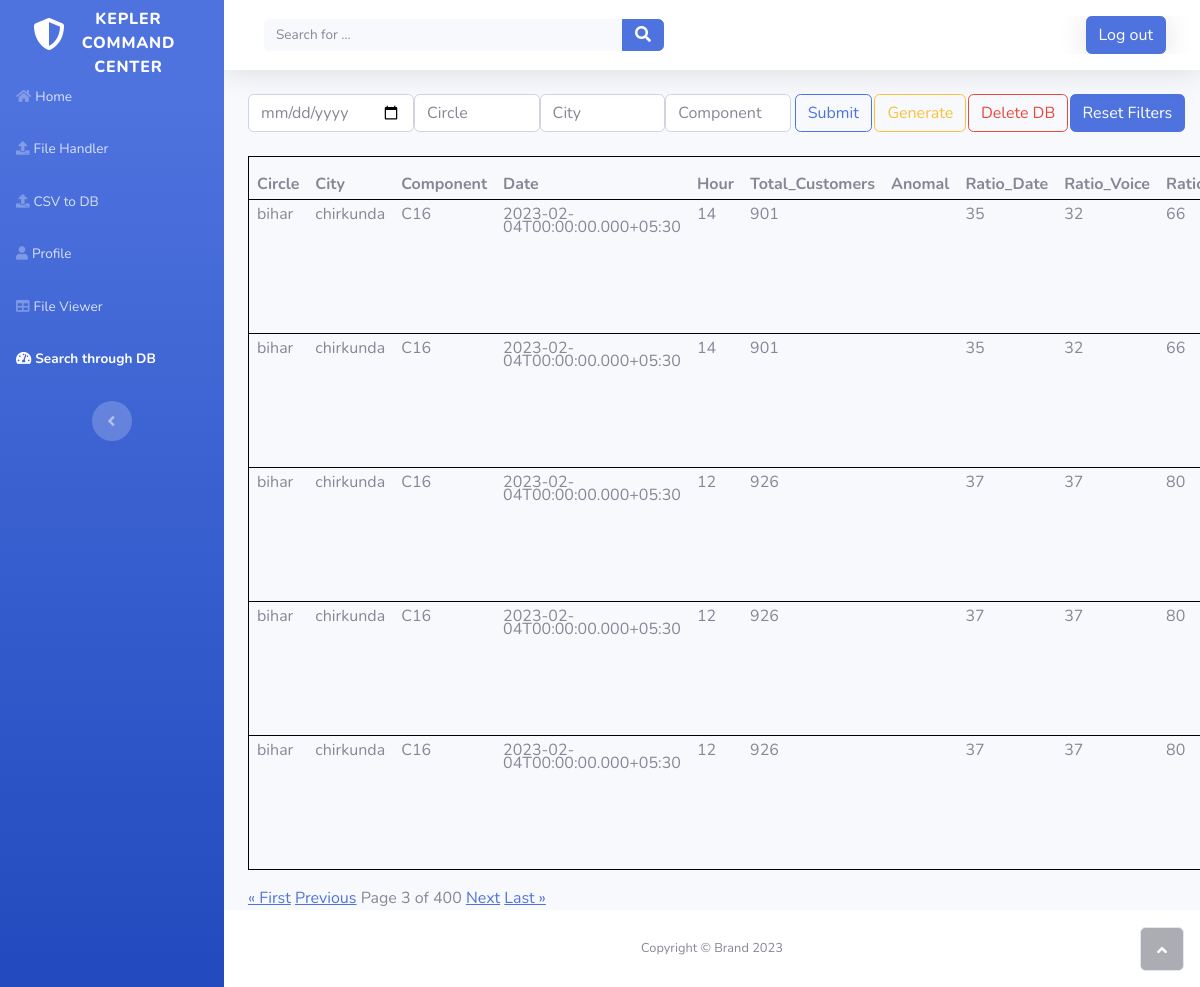
Screenshot of /sales/?page=3 (signed in) with the database file from the repository.
### home/models.py (models this page shows, shortened)
class CovertedToDB(models.Model):
    Monitering_Date=models.DateField(auto_now=False,null=True,blank=True,auto_now_add=False)
    user_name = models.ForeignKey(User,on_delete=models.CASCADE,null=True,blank=True)
    Circle=models.CharField(max_length=100,null=True,blank=True)
    City=models.CharField(max_length=100,null=True,blank=True)
    Component=models.CharField(max_length=100,null=True,blank=True)
    Date=models.CharField(max_length=100,null=True,blank=True)
    Hour=models.IntegerField(null=True,blank=True)
    Total_Customers=models.IntegerField(null=True,blank=True)
    Anomal=models.CharField(max_length=100,null=True,blank=True)
    Ratio_Date=models.IntegerField(null=True,blank=True)
    Ratio_Voice=models.IntegerField(null=True,blank=True)
    Ratio_HSI=models.IntegerField(null=True,blank=True)
    cluster_issue=models.CharField(max_length=100,null=True,blank=True)
    Data_Volume=models.IntegerField(null=True,blank=True)
    Data_Volume_Formula=models.IntegerField(null=True,blank=True)
    Data_Volume_mean=models.IntegerField(null=True,blank=True)
    Data_Volume_std=models.IntegerField(null=True,blank=True)
    Voice_Affected_Users=models.IntegerField(null=True,blank=True)
    Voice_Affected_Users_Formula=models.IntegerField(null=True,blank=True)
    Voice_Affected_Users_mean=models.IntegerField(null=True,blank=True)
    Voice_Affected_Users_std=models.IntegerField(null=True,blank=True)
    HSI_Affected_Users=models.IntegerField(null=True,blank=True)
    HSI_Affected_Users_Formula=models.IntegerField(null=True,blank=True)
    HSI_Affected_Users_mean=models.IntegerField(null=True,blank=True)
    HSI_Affected_Users_std=models.IntegerField(null=True,blank=True)
    Data_Change=models.FloatField(null=True,blank=True)
    Voice_Change=models.FloatField(null=True,blank=True)
    HSI_Change=models.FloatField(null=True,blank=True)
    num_grids=models.IntegerField(null=True,blank=True)
    num_cells=models.IntegerField(null=True,blank=True)
    num_sectors=models.IntegerField(null=True,blank=True)
    Indoor_Freqency_850=models.IntegerField(null=True,blank=True)
    Indoor_Freqency_1800=models.IntegerField(null=True,blank=True)
    Indoor_Freqency_2300=models.IntegerField(null=True,blank=True)
    prb_20=models.IntegerField(null=True,blank=True)
    prb_70_90=models.IntegerField(null=True,blank=True)
    prb_90=models.IntegerField(null=True,blank=True)
    prb_20_per=models.FloatField(null=True,blank=True)
    prb_70_90_per=models.FloatField(null=True,blank=True)
    prb_90_per=models.FloatField(null=True,blank=True)
    area=models.FloatField(null=True,blank=True)
    month=models.IntegerField(null=True,blank=True)
    week=models.IntegerField(null=True,blank=True)
    total_users_data_complaints=models.IntegerField(null=True,blank=True)
    total_users_vvm_complaints=models.IntegerField(null=True,blank=True)
    total_users_covergae_complaints=models.IntegerField(null=True,blank=True)
    total_users_other_complaints=models.IntegerField(null=True,blank=True)
    totla_upc_generated=models.IntegerField(null=True,blank=True)
    Polygon=models.CharField(max_length=100,null=True,blank=True)
    lat=models.FloatField(null=True,blank=True)
    lon=models.FloatField(null=True,blank=True)
    class Meta:
        verbose_name_plural = "CovertedToDB"

### home/views.py (the view, shortened to what this page needs)
# urls.py: path('sales/', views.CovertedToDB_list, name='dblist'),
@login_required(login_url='login')
def CovertedToDB_list(request):
    queryset = CovertedToDB.objects.filter(user_name=request.user)
    date=request.GET.get('filterdate')
    city = request.GET.get('city')
    circle = request.GET.get('circle')
    component = request.GET.get('component')
    page = request.GET.get('page')
    if date:
        request.session['filterdate'] = date
    elif page is not None:
        date = request.session.get('filterdate')
    if city:
        request.session['city'] = city
    elif  page is not None:
        city = request.session.get('city')
    if circle:
        request.session['circle'] = circle
    elif  page is not None:
        circle = request.session.get('circle')
    if component:
        request.session['component'] = component
    elif  page is not None:
        component = request.session.get('component')
    if city and date:
        queryset = queryset.filter(City__icontains=city,Monitering_Date=date)
    if circle and date:
        queryset = queryset.filter(Circle__icontains=circle,Monitering_Date=date)
    if component and date:
        queryset = queryset.filter(Component__icontains=component,Monitering_Date=date)
    if city and circle and component and date:
        queryset = queryset.filter(City__icontains=city, Circle__icontains=circle, Component__icontains=component,Monitering_Date=date)
    elif city and circle and date:
        queryset = queryset.filter(City__icontains=city, Circle__icontains=circle,Monitering_Date=date)
    elif city and component and date:
        queryset = queryset.filter(City__icontains=city, Component__icontains=component,Monitering_Date=date)
    elif circle and component and date:
        queryset = queryset.filter(Circle__icontains=circle, Component__icontains=component,Monitering_Date=date)
    paginator = Paginator(queryset, 5)
    venues = paginator.get_page(page)
    search= request.GET.get('searchbutton')
    generate=request.GET.get('generatebutton')
    delete=request.GET.get('deletebutton')
    reset=request.GET.get("resetbutton")
    if generate:
        messages.success(request,"Filtered Data Sucessfully.")
        data = list(queryset.values())
        df = pd.DataFrame(data)
        map_yt={'version': 'v1', 'config': {'visState': {'filters': [], 'layers': [{'id': '61hdpp8', 'type': 'geojson', 'config': {'dataId': 'Data', 'label': 'Data', 'color': [179, 173, 158], 'columns': {'geojson': 'Polygon'}, 'isVisible': True, 'visConfig': {'opacity': 0.8, 'strokeOpacity': 0.8, 'thickness': 0.5, 'strokeColor': [18, 147, 154], 'colorRange': {'name': 'Uber Viz Diverging 1.5', 'type': 'diverging', 'category': 'Uber', 'colors': ['#00939C', '#5DBABF', '#BAE1E2', '#F8C0AA', '#DD7755', '#C22E00']}, 'strokeColorRange': {'name': 'Global Warming', 'type': 'sequential', 'category': 'Uber', 'colors': ['#5A1846', '#900C3F', '#C70039', '#E3611C', '#F1920E', '#FFC300']}, 'radius': 10, 'sizeRange': [0, 10], 'radiusRange': [0, 50], 'heightRange': [0, 500], 'elevationScale': 5, 'enableElevationZoomFactor': True, 'stroked': False, 'filled': True, 'enable3d': False, 'wireframe': False}, 'hidden': False, 'textLabel': [{'field': None, 'color': [255, 255, 255], 'size': 18, 'offset': [0, 0], 'anchor': 'start', 'alignment': 'center'}]}, 'visualChannels': {'colorField': {'name': 'Voice Affected Users', 'type': 'integer'}, 'colorScale': 'quantile', 'strokeColorField': None, 'strokeColorScale': 'quantile', 'sizeField': None, 'sizeScale': 'linear', 'heightField': None, 'heightScale': 'linear', 'radiusField': None, 'radiusScale': 'linear'}}, {'id': 'tncz8r', 'type': 'point', 'config': {'dataId': 'Point', 'label': 'Point', 'color': [25, 20, 16], 'columns': {'lat': 'lat', 'lng': 'lon', 'altitude': None}, 'isVisible': True, 'visConfig': {'radius': 12.9, 'fixedRadius': False, 'opacity': 0.8, 'outline': False, 'thickness': 2, 'strokeColor': None, 'colorRange': {'name': 'Global Warming', 'type': 'sequential', 'category': 'Uber', 'colors': ['#5A1846', '#900C3F', '#C70039', '#E3611C', '#F1920E', '#FFC300']}, 'strokeColorRange': {'name': 'Global Warming', 'type': 'sequential', 'category': 'Uber', 'colors': ['#5A1846', '#900C3F', '#C70039', '#E3611C', '#F1920E', '#FFC300']}, 'radiusRange': [0, 50], 'filled': True}, 'hidden': False, 'textLabel': [{'field': None, 'color': [255, 255, 255], 'size': 18, 'offset': [0, 0], 'anchor': 'start', 'alignment': 'center'}]}, 'visualChannels': {'colorField': None, 'colorScale': 'quantile', 'strokeColorField': None, 'strokeColorScale': 'quantile', 'sizeField': None, 'sizeScale': 'linear'}}], 'interactionConfig': {'tooltip': {'fieldsToShow': {'Data': [{'name': 'Circle', 'format': None}, {'name': 'City', 'format': None}, {'name': 'Component', 'format': None}, {'name': 'Date', 'format': None}, {'name': 'Hour', 'format': None}], 'Point': [{'name': 'Component', 'format': None}, {'name': 'Circle', 'format': None}, {'name': 'City', 'format': None}]}, 'compareMode': False, 'compareType': 'absolute', 'enabled': True}, 'brush': {'size': 0.5, 'enabled': False}, 'geocoder': {'enabled': False}, 'coordinate': {'enabled': False}}, 'layerBlending': 'normal', 'splitMaps': [], 'animationConfig': {'currentTime': None, 'speed': 1}}, 'mapState': {'bearing': 0, 'dragRotate': False, 'latitude': 21.13187210920387, 'longitude': 72.84256936234655, 'pitch': 0, 'zoom': 10.398997018768425, 'isSplit': False}, 'mapStyle': {'styleType': 'light', 'topLayerGroups': {}, 'visibleLayerGroups': {'label': True, 'road': True, 'border': False, 'building': True, 'water': True, 'land': True, '3d building': False}, 'threeDBuildingColor': [218.82023004728686, 223.47597962276103, 223.47597962276103], 'mapStyles': {}}}}
        showtime = datetime.datetime.now().strftime("%Y_%m_%d[%H_%M_%S]")
        merge_df=df.iloc[:,3:-2]
        point=df.iloc[:,3:6]
        position=df.iloc[:,-2:]
        point_df = pd.concat([point, position], axis=1, join='inner')
        map_dual = KeplerGl(height=700)
        map_dual.save_to_html(data={'Data': merge_df,'Point':point_df},file_name=f'media/Kepler_{showtime}.html',config=map_yt)
        messages.success(request,"Kepler File Generated. View File Explorer")
        file=f"Kepler_{showtime}.html"
        file_path=os.path.basename(file)
        fileupload=Upload.objects.create(user_name=request.user,file=file_path)
        fileupload.save()
        context = {'venues': venues}
        return render(request, 'filter.html', context)
    elif delete:
        data=CovertedToDB.objects.filter(user_name=request.user).delete()
        messages.success(request,"Fil is Deleted!")
        context = {'venues': venues}
        return render(request, 'filter.html', context)
    elif search:
        messages.success(request,"Filtered Data Sucessfully.")
        context = {'venues': venues}
        return render(request, 'filter.html', context)
    else:
        context = {'venues': venues}
        return render(request, 'filter.html', context)

### templates/filter.html (shortened to what this page needs)
{% extends './common/base.html' %}
{% load static %}
{% block content %}
<div class="container">
    <form method="GET">
        <div class="form">
            <div class="row-md-4" style="display:flex">
                <div class="form-group">
                    <input type="date" class="form-control" id="dateInput" placeholder="Date" name="filterdate"
                        value="{% if request.session.filterdate %}{{request.session.filterdate}}{% else %}{{request.GET.filterdate}}{% endif %}" required>
                </div>
                <div class="form-group">
                    <input type="text" class="form-control" id="circleInput" placeholder="Circle" name="circle"
                        value="{{ request.GET.circle }}">
                </div>
                <div class="form-group">
                    <input type="text" class="form-control" id="cityInput" placeholder="City" name="city"
                        value="{{ request.GET.city }}" >
                </div>
                <div class="form-group">
                    <input type="text" class="form-control" id="componentInput" placeholder="Component" name="component"
                        value="{{ request.GET.component }}" >
                </div>
                <div class="form-group">
                    <input type="submit" name="searchbutton" class="btn btn-outline-primary" style="margin-left: 5%;"></input>
                </div>
                <div class="form-group">
                    <input type="submit" name="generatebutton" class="btn btn-outline-warning" value="Generate" style="margin-left: 7%;"></input>
                </div>
                <div class="form-group">
                    <input type="submit" name="deletebutton" class="btn btn-outline-danger" value="Delete DB" style="margin-left: 8%;"></input>
                </div>
                <div class="form-group">
                    <input type="submit" name="resetbutton" class="btn btn-primary" value="Reset Filters" style="margin-left: 8%;"></input>
                </div>
            </div>
    </form>
    <br>
    <table class="table"  style=" border: 1px solid black;border-collapse: collapse;line-height:13px">
        <thead>
            <tr>
                <th>Circle</th>
                <th>City</th>
                <th>Component</th>
                <th>Date</th>
                <th>Hour</th>
                <th>Total_Customers</th>
                <th>Anomal</th>
                <th>Ratio_Date</th>
                <th>Ratio_Voice</th>
                <th>Ratio_HSI</th>
            </tr>
        </thead>
        <tbody>
            {% for i in venues %}
            <tr>
                <td>{{i.Circle}}</td>
                <td>{{i.City}}</td>
                <td>{{i.Component}}</td>
                <td>{{i.Date}}</td>
                <td>{{i.Hour}}</td>
                <td>{{i.Total_Customers}}</td>
                <td>{{i.Anomal}}</td>
                <td>{{i.Ratio_Date}}</td>
                <td>{{i.Ratio_Voice}}</td>
                <td>{{i.Ratio_HSI}}</td>
            </tr>
            {% empty %}
            <tr>
                <td colspan="7">No results found.</td>
            </tr>
            {% endfor %}
        </tbody>
    </table>
    {% if venues.has_previous %}
    <a href="?page=1">&laquo First</a>
    <a href="?page={{ venues.previous_page_number }}">Previous</a>
    {% endif %}
    Page {{venues.number}} of {{ venues.paginator.num_pages}}
    {% if venues.has_next %}
    <a href="?page={{ venues.next_page_number }}">Next</a>
    <a href="?page={{ venues.paginator.num_pages }}">Last &raquo</a>
    {% endif %}
</div>
{% endblock %}

### rows the page displays
CovertedToDB: Circle "bihar", City "chirkunda", Component "C16", Date "2023-02-04T00:00:00.000+05:30", Hour "14", Total_Customers "901", Ratio_Date "35", Ratio_Voice "32", Ratio_HSI "66"
CovertedToDB: Circle "bihar", City "chirkunda", Component "C16", Date "2023-02-04T00:00:00.000+05:30", Hour "14", Total_Customers "901", Ratio_Date "35", Ratio_Voice "32", Ratio_HSI "66"
CovertedToDB: Circle "bihar", City "chirkunda", Component "C16", Date "2023-02-04T00:00:00.000+05:30", Hour "12", Total_Customers "926", Ratio_Date "37", Ratio_Voice "37", Ratio_HSI "80"
CovertedToDB: Circle "bihar", City "chirkunda", Component "C16", Date "2023-02-04T00:00:00.000+05:30", Hour "12", Total_Customers "926", Ratio_Date "37", Ratio_Voice "37", Ratio_HSI "80"
CovertedToDB: Circle "bihar", City "chirkunda", Component "C16", Date "2023-02-04T00:00:00.000+05:30", Hour "12", Total_Customers "926", Ratio_Date "37", Ratio_Voice "37", Ratio_HSI "80"

### other values shown
{{ venues.number }} "3"
{{ venues.paginator.num_pages }} "400"
